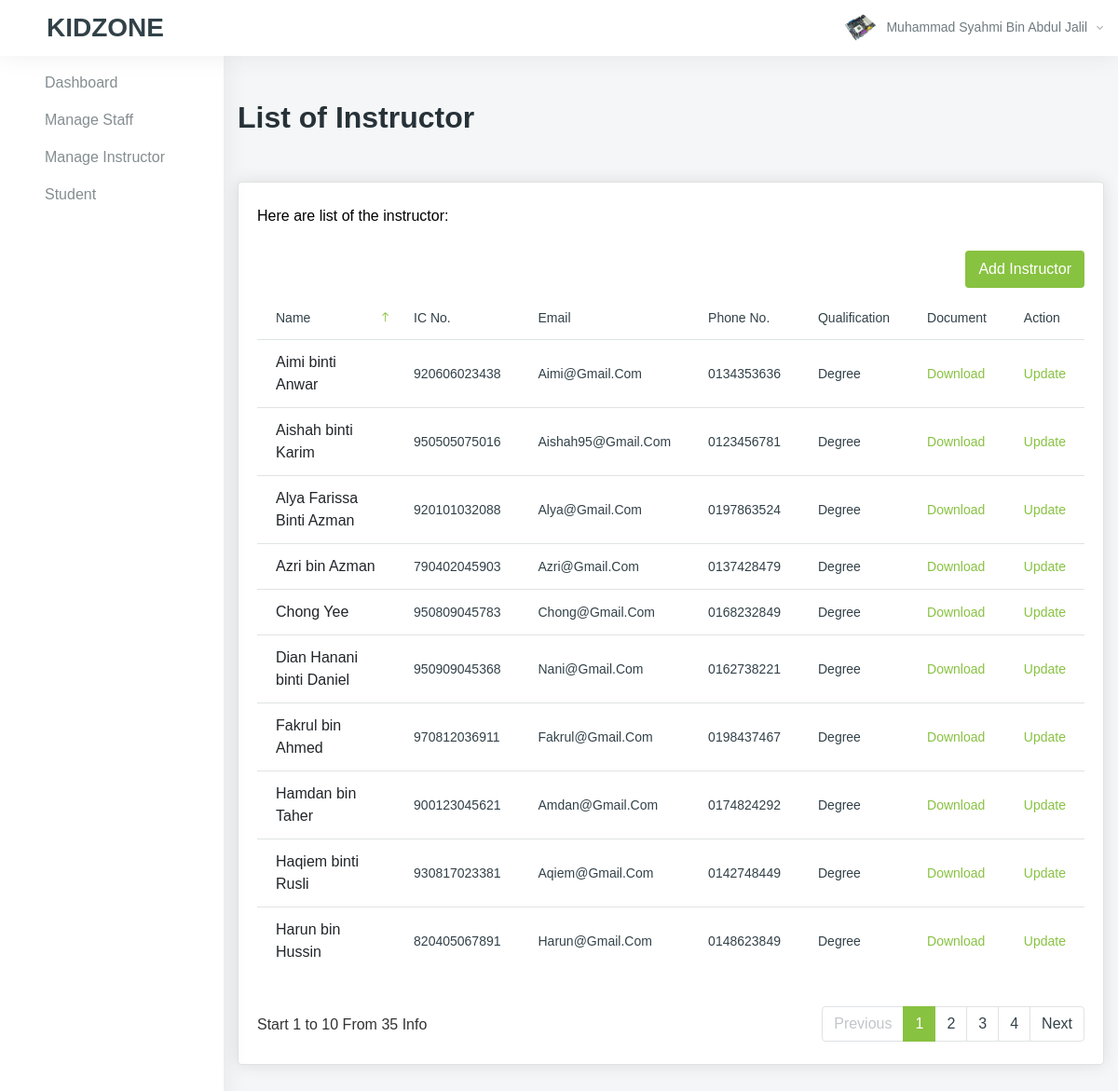
Before: /admin/senaraipengajar.php (signed in) with the older database file.
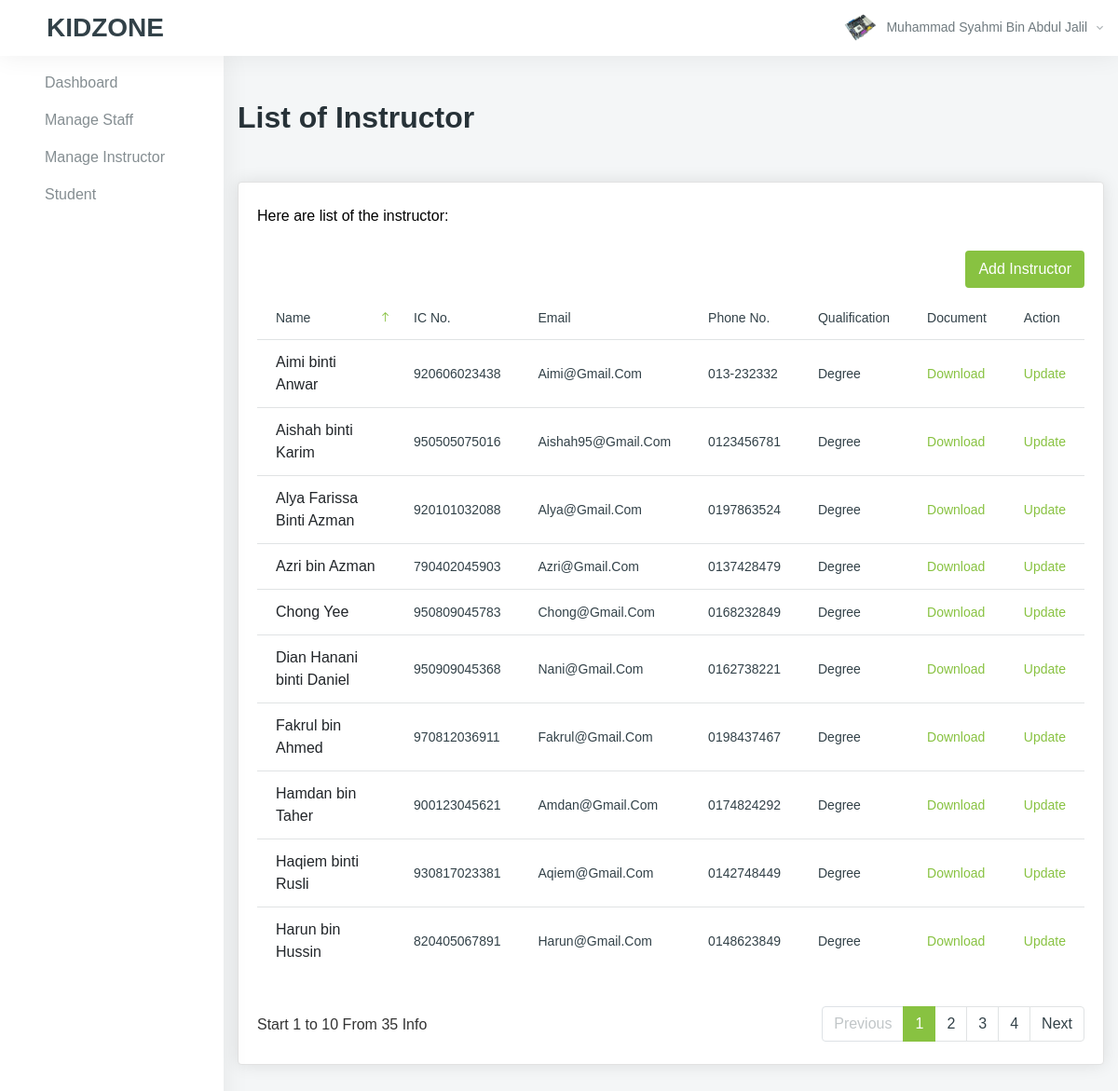
After: the same page with the newer database file.
### tables this page shows
CREATE TABLE `instructor` (
  `instructor_id` int(11) NOT NULL,
  `instructor_name` varchar(80) NOT NULL,
  `instructor_email` varchar(80) NOT NULL,
  `instructor_password` varchar(80) NOT NULL,
  `instructor_ic` varchar(30) NOT NULL,
  `instructor_phone_number` varchar(30) NOT NULL,
  `instructor_quotes` varchar(255) DEFAULT NULL,
  `instructor_qualification` varchar(80) NOT NULL DEFAULT 'Degree',
  `instructor_pic_path` varchar(80) DEFAULT 'default.png',
  `instructor_path_file` varchar(80) NOT NULL
);

### admin/senaraipengajar.php (the view, shortened to what the changed rows need)
<?php
include "../resources/conn.php";
?>
<!DOCTYPE html>
<html lang="en">
<head>
    <link href="../resources/vendors/vectormap/jquery-jvectormap-2.0.3.css" rel="stylesheet" type="text/css" />
    <link href="../resources/vendors/jquery-toggles/css/toggles.css" rel="stylesheet" type="text/css">
    <link href="../resources/vendors/jquery-toggles/css/themes/toggles-light.css" rel="stylesheet" type="text/css">
    <link href="../resources/vendors/jquery-toast-plugin/dist/jquery.toast.min.css" rel="stylesheet" type="text/css">
    <link href="../resources/vendors/datatables.net-dt/css/jquery.dataTables.min.css" rel="stylesheet" type="text/css" />
    <link href="../resources/vendors/datatables.net-responsive-dt/css/responsive.dataTables.min.css" rel="stylesheet" type="text/css" />
    <link href="../resources/dist/css/style.css" rel="stylesheet" type="text/css">
</head>
<body>
    <div class="hk-wrapper hk-vertical-nav">
        <div class="hk-pg-wrapper">
            <div class="container mt-xl-50 mt-sm-30 mt-15">
                <div class="hk-pg-header align-items-top">
                    <div>
                        <h2 class="hk-pg-title font-weight-600 mb-10">List of Instructor</h2>
                    </div>
                </div>
                <div class="row">
                    <div class="col-xl-12">
                        <section class="hk-sec-wrapper">
                            <div class="row">
                                <div class="col-sm">
                                    <div class="table-wrap">
                                        <table id="datable_6" class="table table-hover w-100  pb-30">
                                            <thead>
                                                <tr>
                                                    <th>Name</th>
                                                    <th>IC No.</th>
                                                    <th>Email</th>
                                                    <th>Phone No.</th>
                                                    <th>Qualification</th>
                                                    <th>Document</th>
                                                    <th>Action</th>
                                                </tr>
                                            </thead>
                                            <tbody>
                                                <?php
                                                $sql = "SELECT * FROM instructor";
                                                $result = $conn->query($sql);
                                                if ($result->num_rows > 0) {
                                                    while ($row = $result->fetch_assoc()) { ?>
                                                        <tr>
                                                            <td><?php echo $row['instructor_name'] ?></td>
                                                            <th><?php echo $row['instructor_ic'] ?></th>
                                                            <th><?php echo $row['instructor_email'] ?></th>
                                                            <th><?php echo $row['instructor_phone_number'] ?></th>
                                                            <th><?php echo $row['instructor_qualification'] ?></th>
                                                            <th><a download href="../resources/data/file qualification/<?php echo  $row['instructor_path_file']?>">Download</a></th>
                                                            <th><a href="managepengajar.php?id=<?php echo $row['instructor_id']; ?>">Update</a></th>
                                                        </tr>
                                                <?php
                                                    }
                                                }
                                                ?>
                                            </tbody>
                                        </table>
                                    </div>
                                </div>
                            </div>
                        </section>
                    </div>
                </div>
            </div>
        </div>
    </div>
</body>
</html>

Changed rows visible on the page:
changed instructor "Aimi binti Anwar": instructor_phone_number "0134353636" → "013-232332"
